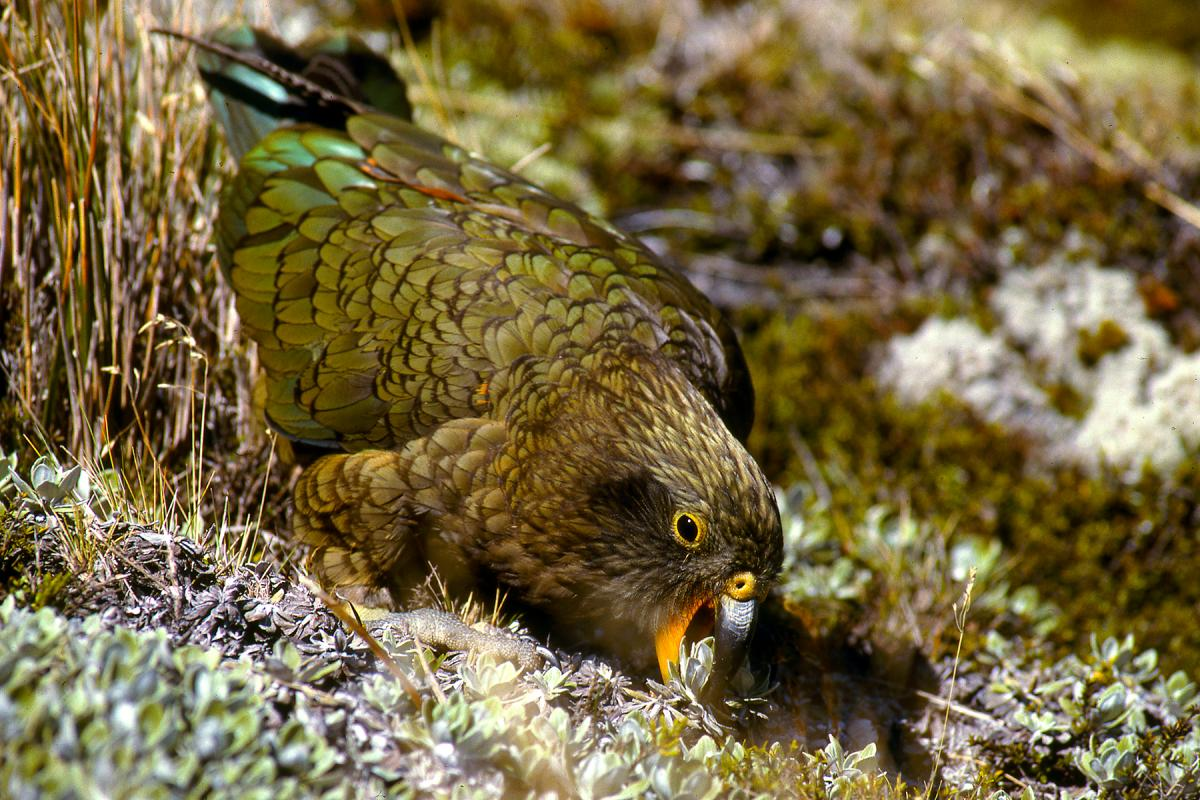
#> input picture images/inquiline_kea.jpg, 1200 x 800 px
$ python lossy_compression.py
#> lines starting #> are read from the running program, lines starting #| are printed output that depends on the picture
# lossy compression of a coloured image
from PIL import Image
import os

# show parrot image
img_path = "images/inquiline_kea.jpg"
kea_img = Image.open(img_path)
#> kea_img is the input picture: PIL image 1200x800 RGB; mean R, G, B 117.5, 102.9, 64.3

# split the image into rgb channels
img_channels = []
r_img, g_img, b_img = kea_img.split()
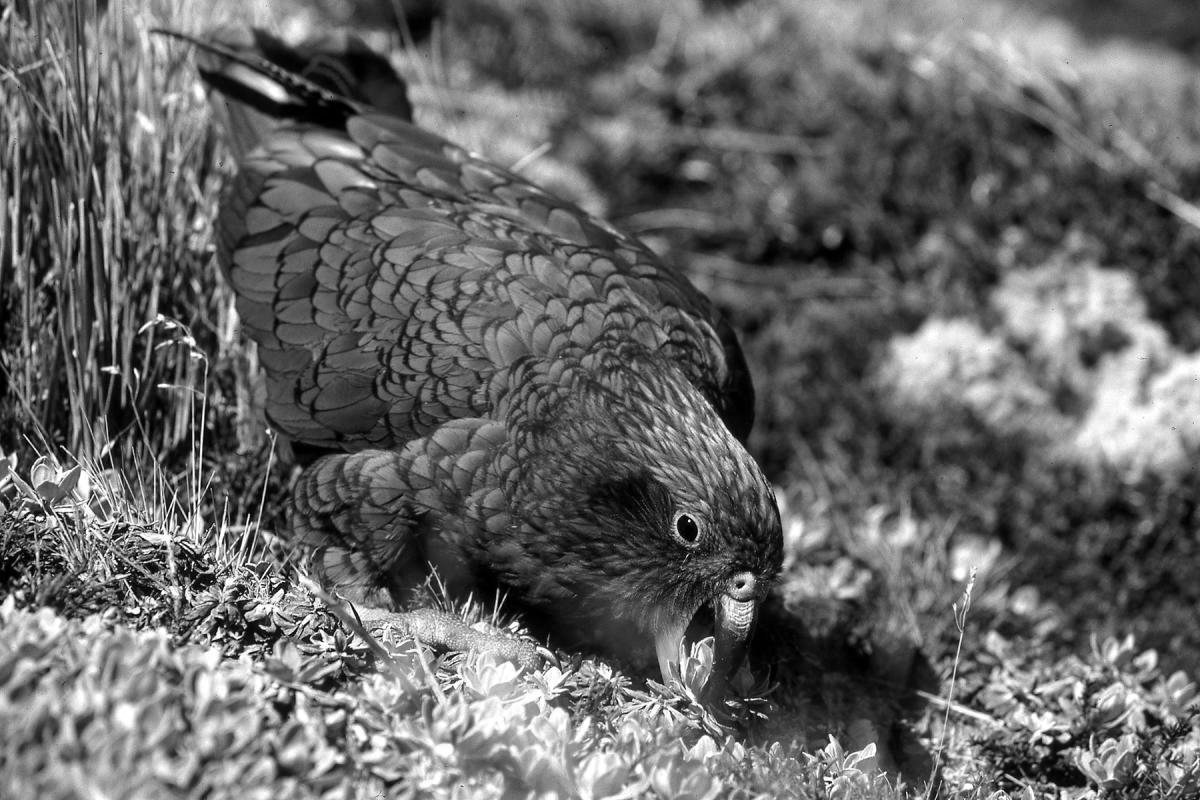
#> g_img: PIL image 1200x800 L; min 0, max 255, mean 102.9
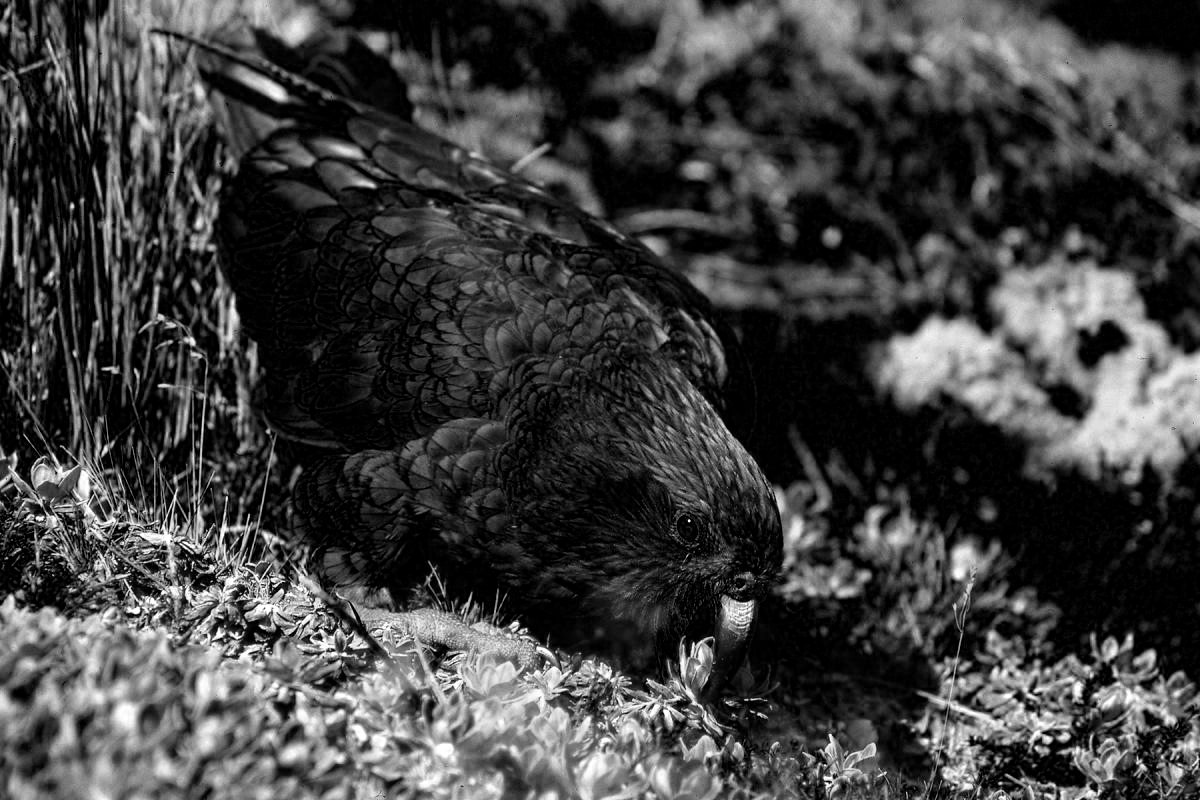
#> b_img: PIL image 1200x800 L; min 0, max 255, mean 64.3
img_channels.append(r_img)
img_channels.append(g_img)
img_channels.append(b_img)

# for each channel for each pixel, apply thresholding
new_img_channels = []
t1 = 80 # you can set this value to be any between 0 to 100

for channel in img_channels:
    pixels = list(channel.getdata())

    filtered_pixel_values = [pixel if pixel > t1 else 0 for pixel in pixels] # only keep pixels with value above thresholding
    num_total_pixels = len(filtered_pixel_values)
    num_surviving_pixels = filtered_pixel_values.count(0)
    surviving_ratio = round(num_surviving_pixels/num_total_pixels, 2)
    reduction_ratio = round(1-surviving_ratio, 2)
    print(f"image reduced by {reduction_ratio*100}% among {num_total_pixels} pixels within this channel.")

    filtered_band = Image.new("L", channel.size) # create an empty image of the band
    filtered_band.putdata((filtered_pixel_values)) # putdata function accepts a tuple
    new_img_channels.append(filtered_band)
#> this loop made 3 passes
#> (num_surviving_pixels, surviving_ratio, reduction_ratio) on passes 1 to 3: (257037, 0.27, 0.73), (391469, 0.41, 0.59), (635152, 0.66, 0.34)
#| image reduced by 73.0% among 960000 pixels within this channel.
#| image reduced by 59.0% among 960000 pixels within this channel.
#| image reduced by 34.0% among 960000 pixels within this channel.
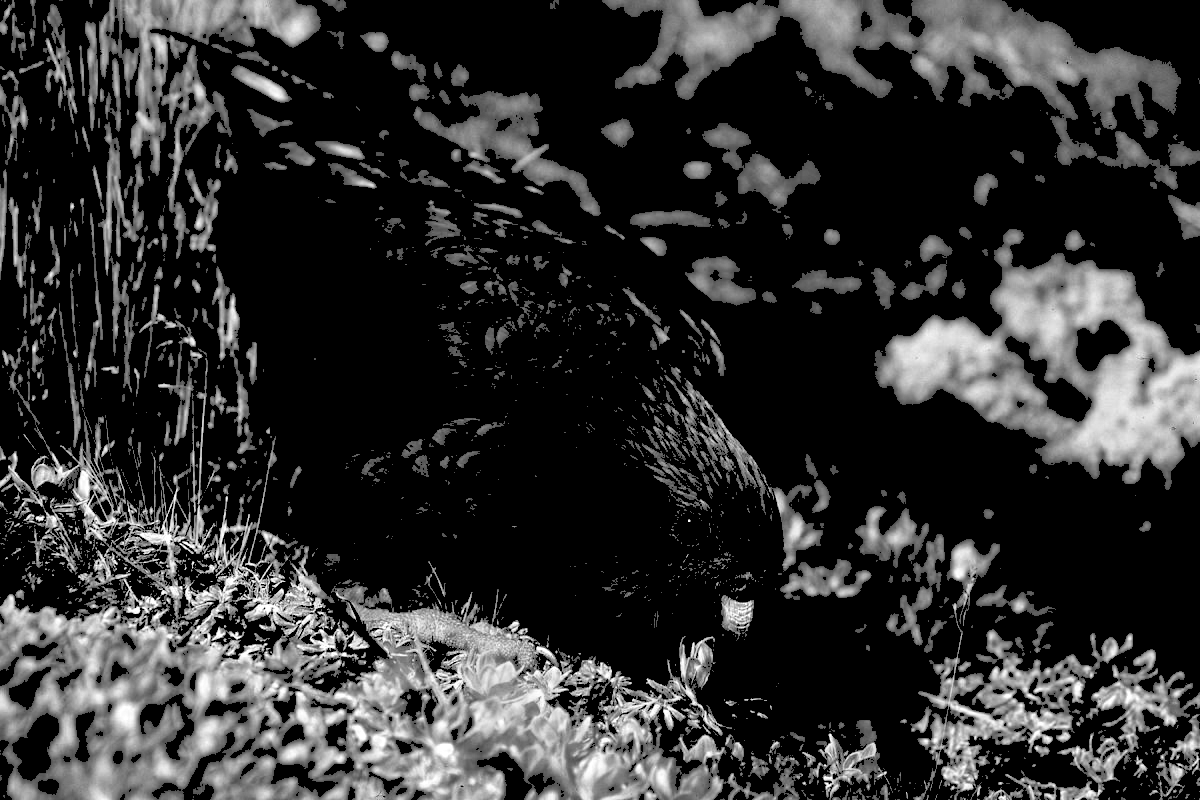
#> filtered_band: PIL image 1200x800 L; min 0, max 255, mean 47.3
#> after the loop, new_img_channels = 3 items

compressed_img = Image.merge("RGB", new_img_channels) # make empty image of same size (num pixels)
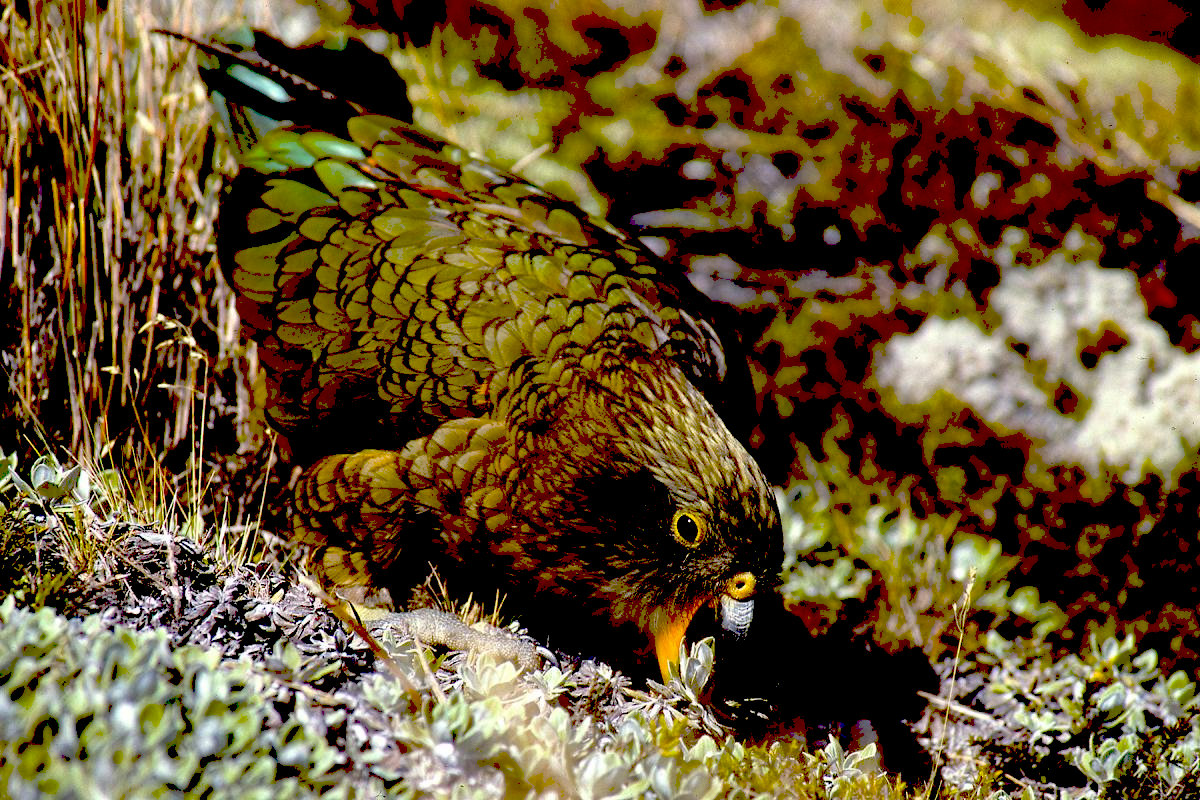
#> compressed_img: PIL image 1200x800 RGB; mean R, G, B 103.5, 82.9, 47.3
compressed_img.show()
